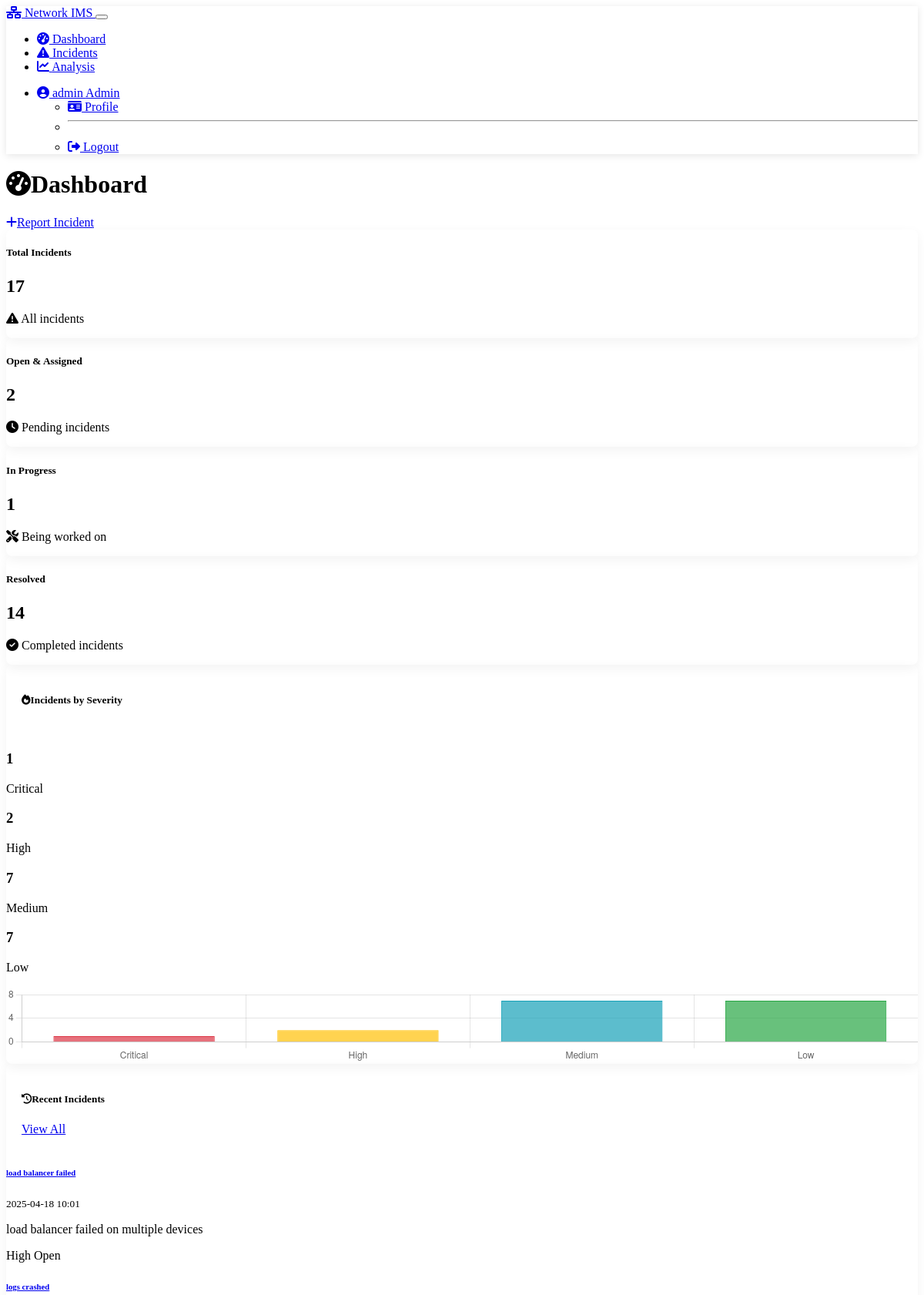
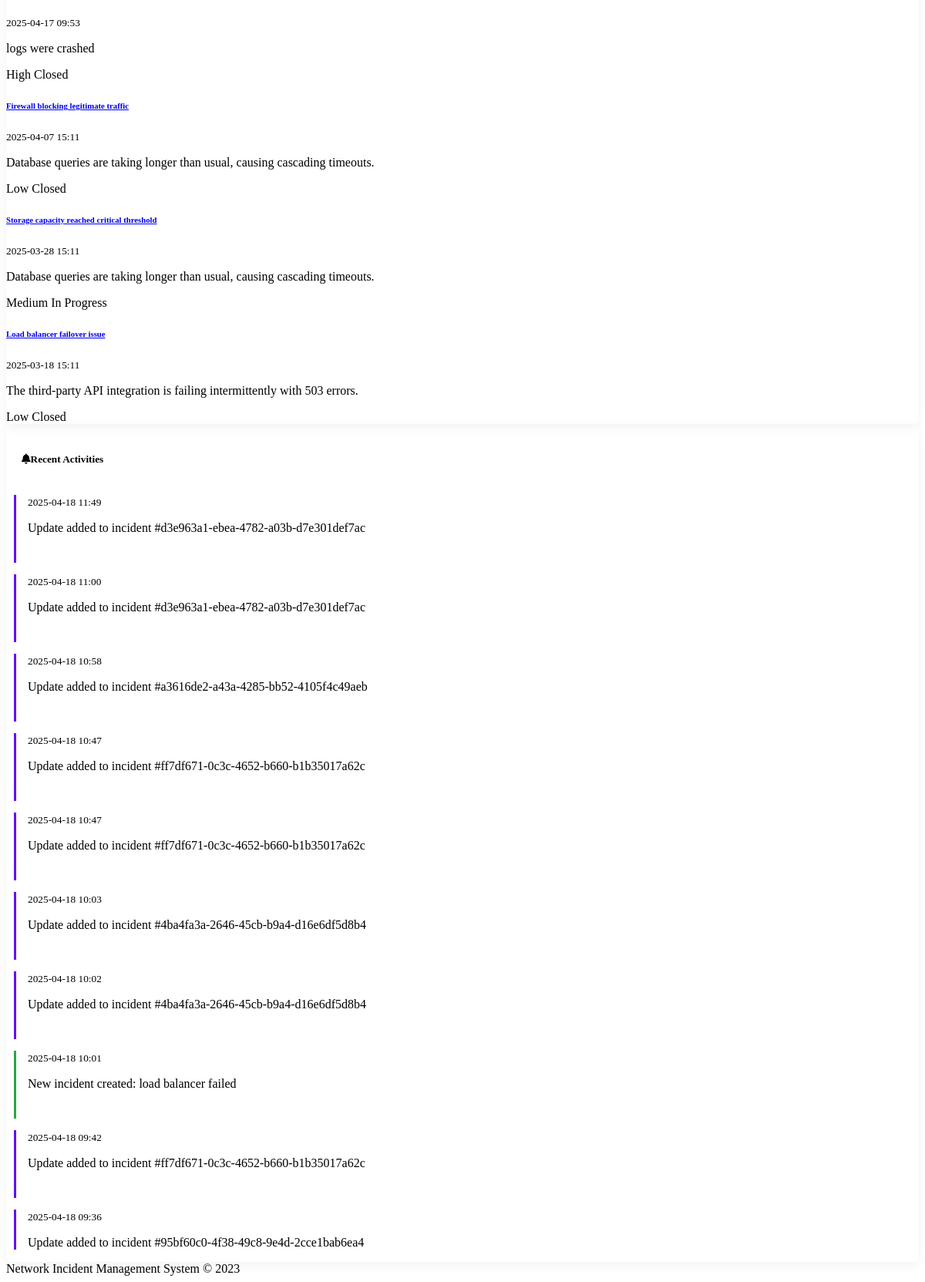
The app's page /dashboard (signed in) with its own data (2 pictures, top to bottom).
### models.py (models this page shows, shortened)
class User(db.Model, UserMixin):
    __tablename__ = 'users'
    id = db.Column(db.Integer, primary_key=True)
    username = db.Column(db.String(64), unique=True, nullable=False)
    email = db.Column(db.String(120), unique=True, nullable=False)
    password_hash = db.Column(db.String(256))
    role = db.Column(db.String(20), default='support_engineer')  # admin or support_engineer
    team_id = db.Column(db.Integer, db.ForeignKey('teams.id', ondelete='SET NULL'), nullable=True)
    created_at = db.Column(db.DateTime, default=func.now())
    team = db.relationship('Team', backref=db.backref('members', lazy='dynamic'))
    incidents_reported = db.relationship('Incident', backref='reporter', foreign_keys='Incident.reporter_id')
    incidents_assigned = db.relationship('Incident', backref='assignee', foreign_keys='Incident.assignee_id')
    updates = db.relationship('IncidentUpdate', backref='user')

class Incident(db.Model):
    __tablename__ = 'incidents'
    id = db.Column(db.String(36), primary_key=True)
    title = db.Column(db.String(128), nullable=False)
    description = db.Column(db.Text)
    severity = db.Column(db.String(20), nullable=False)  # 'low', 'medium', 'high', 'critical'
    status = db.Column(db.String(20), default='open')  # 'open', 'assigned', 'in_progress', 'resolved', 'closed'
    reporter_id = db.Column(db.Integer, db.ForeignKey('users.id'), nullable=False)
    assignee_id = db.Column(db.Integer, db.ForeignKey('users.id'), nullable=True)
    team_id = db.Column(db.Integer, db.ForeignKey('teams.id'), nullable=True)
    created_at = db.Column(db.DateTime, default=func.now())
    updated_at = db.Column(db.DateTime, default=func.now(), onupdate=func.now())
    resolved_at = db.Column(db.DateTime, nullable=True)
    closed_at = db.Column(db.DateTime, nullable=True)
    updates = db.relationship('IncidentUpdate', backref='incident', cascade='all, delete-orphan')
    @staticmethod
    def get_all_incidents():
        return Incident.query.all()

class ActivityLog(db.Model):
    __tablename__ = 'activity_logs'
    id = db.Column(db.Integer, primary_key=True)
    action_type = db.Column(db.String(50), nullable=False)
    description = db.Column(db.String(256), nullable=False)
    user_id = db.Column(db.Integer, db.ForeignKey('users.id'), nullable=True)
    timestamp = db.Column(db.DateTime, default=func.now())
    user = db.relationship('User', backref=db.backref('activities', lazy='dynamic'))

### incident.py (the view)
@incident_bp.route('/dashboard')
@login_required
def dashboard():
    stats = get_incident_stats()
    recent_incidents = sorted(
        Incident.get_all_incidents(),
        key=lambda x: x.created_at,
        reverse=True
    )[:5]
    recent_activities = get_recent_activities(10)
    return render_template(
        'dashboard.html',
        stats=stats,
        recent_incidents=recent_incidents,
        recent_activities=recent_activities
    )

### templates/dashboard.html (shortened to what this page needs)
{% extends 'base.html' %}
{% block content %}
<div class="row mb-4">
    <div class="col">
        <h1 class="display-5 mb-4">
            <i class="fas fa-tachometer-alt me-2"></i>Dashboard
        </h1>
    </div>
    <div class="col-auto">
        <a href="{{ url_for('incident.new_incident') }}" class="btn btn-primary">
            <i class="fas fa-plus me-2"></i>Report Incident
        </a>
    </div>
</div>
<div class="row">
    <div class="col-md-3 mb-4">
        <div class="card stats-card bg-primary text-white h-100">
            <div class="card-body">
                <h5 class="card-title">Total Incidents</h5>
                <h2 class="display-4">{{ stats.total }}</h2>
                <p class="card-text">
                    <i class="fas fa-exclamation-triangle me-1"></i> All incidents
                </p>
            </div>
        </div>
    </div>
    <div class="col-md-3 mb-4">
        <div class="card stats-card bg-warning text-dark h-100">
            <div class="card-body">
                <h5 class="card-title">Open & Assigned</h5>
                <h2 class="display-4">{{ stats.by_status.open + stats.by_status.assigned }}</h2>
                <p class="card-text">
                    <i class="fas fa-clock me-1"></i> Pending incidents
                </p>
            </div>
        </div>
    </div>
    <div class="col-md-3 mb-4">
        <div class="card stats-card bg-info text-white h-100">
            <div class="card-body">
                <h5 class="card-title">In Progress</h5>
                <h2 class="display-4">{{ stats.by_status.in_progress }}</h2>
                <p class="card-text">
                    <i class="fas fa-tools me-1"></i> Being worked on
                </p>
            </div>
        </div>
    </div>
    <div class="col-md-3 mb-4">
        <div class="card stats-card bg-success text-white h-100">
            <div class="card-body">
                <h5 class="card-title">Resolved</h5>
                <h2 class="display-4">{{ stats.by_status.resolved + stats.by_status.closed }}</h2>
                <p class="card-text">
                    <i class="fas fa-check-circle me-1"></i> Completed incidents
                </p>
            </div>
        </div>
    </div>
</div>
<div class="row mb-4">
    <div class="col-md-12">
        <div class="card">
            <div class="card-header bg-dark">
                <h5 class="card-title mb-0">
                    <i class="fas fa-fire me-2"></i>Incidents by Severity
                </h5>
            </div>
            <div class="card-body">
                <div class="row">
                    <div class="col-md-3 text-center">
                        <div class="p-3 rounded-3 bg-danger bg-opacity-25 mb-2">
                            <h3>{{ stats.by_severity.critical }}</h3>
                            <p class="mb-0">Critical</p>
                        </div>
                    </div>
                    <div class="col-md-3 text-center">
                        <div class="p-3 rounded-3 bg-warning bg-opacity-25 mb-2">
                            <h3>{{ stats.by_severity.high }}</h3>
                            <p class="mb-0">High</p>
                        </div>
                    </div>
                    <div class="col-md-3 text-center">
                        <div class="p-3 rounded-3 bg-info bg-opacity-25 mb-2">
                            <h3>{{ stats.by_severity.medium }}</h3>
                            <p class="mb-0">Medium</p>
                        </div>
                    </div>
                    <div class="col-md-3 text-center">
                        <div class="p-3 rounded-3 bg-success bg-opacity-25 mb-2">
                            <h3>{{ stats.by_severity.low }}</h3>
                            <p class="mb-0">Low</p>
                        </div>
                    </div>
                </div>
                <div class="mt-4">
                    <canvas id="severityChart" height="100"></canvas>
                </div>
            </div>
        </div>
    </div>
</div>
<div class="row">
    <div class="col-lg-6 mb-4">
        <div class="card h-100">
            <div class="card-header bg-dark">
                <div class="d-flex justify-content-between align-items-center">
                    <h5 class="card-title mb-0">
                        <i class="fas fa-history me-2"></i>Recent Incidents
                    </h5>
                    <a href="{{ url_for('incident.list_incidents') }}" class="btn btn-sm btn-outline-light">View All</a>
                </div>
            </div>
            <div class="card-body p-0">
                <div class="list-group list-group-flush">
                    {% if recent_incidents %}
                        {% for incident in recent_incidents %}
                            <div class="list-group-item">
                                <div class="d-flex w-100 justify-content-between">
                                    <a href="{{ url_for('incident.view_incident', incident_id=incident.id) }}" class="text-decoration-none">
                                        <h6 class="mb-1">{{ incident.title }}</h6>
                                    </a>
                                    <small class="text-muted">{{ incident.created_at.strftime('%Y-%m-%d %H:%M') }}</small>
                                </div>
                                <p class="mb-1 text-truncate">{{ incident.description }}</p>
                                <div>
                                    {% if incident.severity == 'critical' %}
                                        <span class="badge bg-danger">Critical</span>
                                    {% elif incident.severity == 'high' %}
                                        <span class="badge bg-warning text-dark">High</span>
                                    {% elif incident.severity == 'medium' %}
                                        <span class="badge bg-info">Medium</span>
                                    {% else %}
                                        <span class="badge bg-success">Low</span>
                                    {% endif %}
                                    {% if incident.status == 'open' %}
                                        <span class="badge bg-secondary">Open</span>
                                    {% elif incident.status == 'assigned' %}
                                        <span class="badge bg-primary">Assigned</span>
                                    {% elif incident.status == 'in_progress' %}
                                        <span class="badge bg-info">In Progress</span>
                                    {% elif incident.status == 'resolved' %}
                                        <span class="badge bg-success">Resolved</span>
                                    {% else %}
                                        <span class="badge bg-dark">Closed</span>
                                    {% endif %}
                                </div>
                            </div>
                        {% endfor %}
                    {% else %}
                        <div class="list-group-item text-center">
                            <p class="text-muted mb-0">No incidents yet</p>
                        </div>
                    {% endif %}
                </div>
            </div>
        </div>
    </div>
    <div class="col-lg-6 mb-4">
        <div class="card h-100">
            <div class="card-header bg-dark">
                <h5 class="card-title mb-0">
                    <i class="fas fa-bell me-2"></i>Recent Activities
                </h5>
            </div>
            <div class="card-body">
                <div class="activity-timeline">
                    {% if recent_activities %}
                        {% for activity in recent_activities %}
                            <div class="activity-item {{ activity.action_type }}">
                                <small class="text-muted">{{ activity.timestamp.strftime('%Y-%m-%d %H:%M') }}</small>
                                <p class="mb-0">{{ activity.description }}</p>
                            </div>
                        {% endfor %}
                    {% else %}
                        <p class="text-muted text-center">No activities yet</p>
                    {% endif %}
                </div>
            </div>
        </div>
    </div>
</div>
{% endblock %}
{% block scripts %}
<script>
document.addEventListener('DOMContentLoaded', function() {
    // Severity Chart
    const severityData = {
        labels: ['Critical', 'High', 'Medium', 'Low'],
        datasets: [{
            label: 'Incidents by Severity',
            data: [
                {{ stats.by_severity.critical }},
                {{ stats.by_severity.high }},
                {{ stats.by_severity.medium }},
                {{ stats.by_severity.low }}
            ],
            backgroundColor: [
                'rgba(220, 53, 69, 0.7)',
                'rgba(255, 193, 7, 0.7)',
                'rgba(23, 162, 184, 0.7)',
                'rgba(40, 167, 69, 0.7)'
            ],
            borderColor: [
                'rgb(220, 53, 69)',
                'rgb(255, 193, 7)',
                'rgb(23, 162, 184)',
                'rgb(40, 167, 69)'
            ],
            borderWidth: 1
        }]
    };
    const severityCtx = document.getElementById('severityChart').getContext('2d');
    new Chart(severityCtx, {
        type: 'bar',
        data: severityData,
        options: {
            responsive: true,
            maintainAspectRatio: false,
            plugins: {
                legend: {
                    display: false
                }
            },
            scales: {
                y: {
                    beginAtZero: true,
                    ticks: {
                        precision: 0
                    }
                }
            }
        }
    });
});
</script>
{% endblock %}

### templates/base.html (shortened to what this page needs)
<!DOCTYPE html>
<html lang="en" data-bs-theme="dark">
<head>
    <link rel="stylesheet" href="https://cdn.replit.com/agent/bootstrap-agent-dark-theme.min.css">
    <link rel="stylesheet" href="{{ url_for('static', filename='css/custom.css') }}">
    <link rel="stylesheet" href="https://cdnjs.cloudflare.com/ajax/libs/font-awesome/6.4.0/css/all.min.css">
</head>
<body>
    <nav class="navbar navbar-expand-lg navbar-dark bg-dark">
        <div class="container-fluid">
            <a class="navbar-brand" href="{{ url_for('home') }}">
                <i class="fas fa-network-wired me-2"></i>
                Network IMS
            </a>
            <button class="navbar-toggler" type="button" data-bs-toggle="collapse" data-bs-target="#navbarNav" aria-controls="navbarNav" aria-expanded="false" aria-label="Toggle navigation">
            </button>
            <div class="collapse navbar-collapse" id="navbarNav">
                {% if current_user.is_authenticated %}
                <ul class="navbar-nav me-auto">
                    <li class="nav-item">
                        <a class="nav-link {% if request.endpoint == 'incident.dashboard' %}active{% endif %}" href="{{ url_for('incident.dashboard') }}">
                            <i class="fas fa-tachometer-alt me-1"></i> Dashboard
                        </a>
                    </li>
                    <li class="nav-item">
                        <a class="nav-link {% if request.endpoint == 'incident.list_incidents' %}active{% endif %}" href="{{ url_for('incident.list_incidents') }}">
                            <i class="fas fa-exclamation-triangle me-1"></i> Incidents
                        </a>
                    </li>
                    <li class="nav-item">
                        <a class="nav-link {% if request.endpoint == 'analysis.analysis_dashboard' %}active{% endif %}" href="{{ url_for('analysis.analysis_dashboard') }}">
                            <i class="fas fa-chart-line me-1"></i> Analysis
                        </a>
                    </li>
                </ul>
                <ul class="navbar-nav">
                    <li class="nav-item dropdown">
                        <a class="nav-link dropdown-toggle" href="#" id="navbarDropdown" role="button" data-bs-toggle="dropdown" aria-expanded="false">
                            <i class="fas fa-user-circle me-1"></i> {{ current_user.username }}
                            {% if current_user.role == 'admin' %}
                            <span class="badge bg-danger ms-1">Admin</span>
                            {% else %}
                            <span class="badge bg-info ms-1">Support</span>
                            {% endif %}
                        </a>
                        <ul class="dropdown-menu dropdown-menu-end" aria-labelledby="navbarDropdown">
                            <li><a class="dropdown-item" href="{{ url_for('auth.profile') }}"><i class="fas fa-id-card me-2"></i> Profile</a></li>
                            <li><hr class="dropdown-divider"></li>
                            <li><a class="dropdown-item" href="{{ url_for('auth.logout') }}"><i class="fas fa-sign-out-alt me-2"></i> Logout</a></li>
                        </ul>
                    </li>
                </ul>
                {% endif %}
            </div>
        </div>
    </nav>
    <main class="container mt-4">
        {% block content %}{% endblock %}
    </main>
    <footer class="footer mt-5 py-3 bg-dark">
        <div class="container text-center">
            <span class="text-muted">Network Incident Management System &copy; 2023</span>
        </div>
    </footer>
    {% block scripts %}{% endblock %}
</body>
</html>

### records on screen
User: username "admin"
Incident: title "load balancer failed", created_at "2025-04-18 10:01", description "load balancer failed on multiple devices", severity "High", status "Open"
Incident: title "logs crashed", created_at "2025-04-17 09:53", description "logs were crashed", severity "High", status "Closed"
Incident: title "Firewall blocking legitimate traffic", created_at "2025-04-07 15:11", description "Database queries are taking longer than usual, causing cascading timeouts.", severity "Low", status "Closed"
Incident: title "Storage capacity reached critical threshold", created_at "2025-03-28 15:11", description "Database queries are taking longer than usual, causing cascading timeouts.", severity "Medium", status "In Progress"
Incident: title "Load balancer failover issue", created_at "2025-03-18 15:11", description "The third-party API integration is failing intermittently with 503 errors.", severity "Low", status "Closed"
ActivityLog: timestamp "2025-04-18 11:49", description "Update added to incident #d3e963a1-ebea-4782-a03b-d7e301def7ac"
ActivityLog: timestamp "2025-04-18 11:00", description "Update added to incident #d3e963a1-ebea-4782-a03b-d7e301def7ac"
ActivityLog: timestamp "2025-04-18 10:58", description "Update added to incident #a3616de2-a43a-4285-bb52-4105f4c49aeb"
ActivityLog: timestamp "2025-04-18 10:47", description "Update added to incident #ff7df671-0c3c-4652-b660-b1b35017a62c"
ActivityLog: timestamp "2025-04-18 10:47", description "Update added to incident #ff7df671-0c3c-4652-b660-b1b35017a62c"
ActivityLog: timestamp "2025-04-18 10:03", description "Update added to incident #4ba4fa3a-2646-45cb-b9a4-d16e6df5d8b4"
ActivityLog: timestamp "2025-04-18 10:02", description "Update added to incident #4ba4fa3a-2646-45cb-b9a4-d16e6df5d8b4"
ActivityLog: timestamp "2025-04-18 10:01", description "New incident created: load balancer failed"
ActivityLog: timestamp "2025-04-18 09:42", description "Update added to incident #ff7df671-0c3c-4652-b660-b1b35017a62c"
ActivityLog: timestamp "2025-04-18 09:36", description "Update added to incident #95bf60c0-4f38-49c8-9e4d-2cce1bab6ea4"

### other values on screen
{{ stats.total }} "17"
{{ stats.by_status.open + stats.by_status.assigned }} "2"
{{ stats.by_status.in_progress }} "1"
{{ stats.by_status.resolved + stats.by_status.closed }} "14"
{{ stats.by_severity.critical }} "1"
{{ stats.by_severity.high }} "2"
{{ stats.by_severity.medium }} "7"
{{ stats.by_severity.low }} "7"
